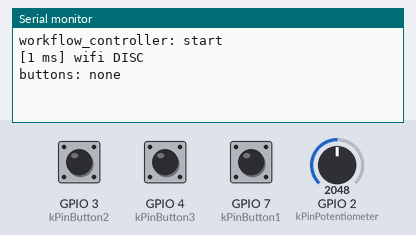
Recording of a sketch running on a simulated Seeed XIAO ESP32-C3. Shown: the last lines printed to the serial monitor. The inputs (shaded band) are chosen by the test bench; at power-on: GPIO 3 (kPinButton2) HIGH, GPIO 4 (kPinButton3) HIGH, GPIO 7 (kPinButton1) HIGH, GPIO 2 (kPinPotentiometer) = 2048 (analog values on the 0–4095 scale). Not simulated (calls return 0 or success): secrets.h.

Above: at 1.2 s.
1.3 s: GPIO 3 (kPinButton2) pulled LOW for 0.15 s
At 1.44 s:
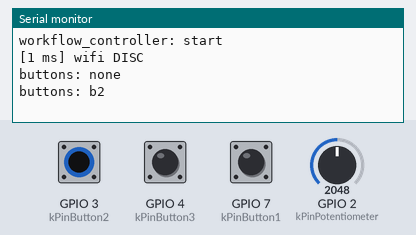
4.4 s: GPIO 4 (kPinButton3) pulled LOW for 0.15 s
At 5.2 s:
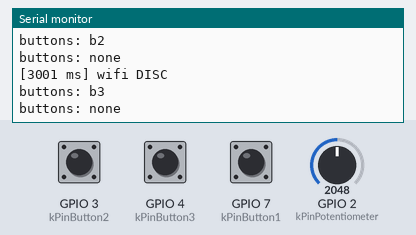
6.0 s: GPIO 7 (kPinButton1) pulled LOW for 0.15 s
At 7.3 s:
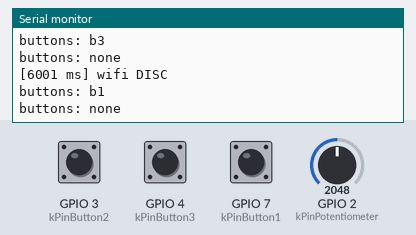
7.6 s: GPIO 3 (kPinButton2) pulled LOW for 3.2 s
At 9.9 s:
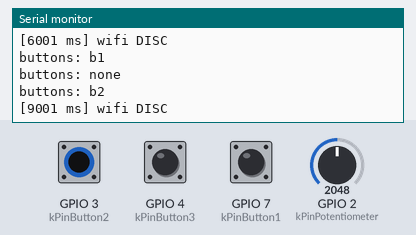
12.3 s: GPIO 4 (kPinButton3) pulled LOW for 1 s
At 14.7 s:
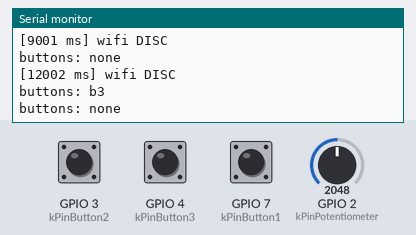
Timing chart, 0 to 15.8 s (numbered marks = the images above; inputs shaded):
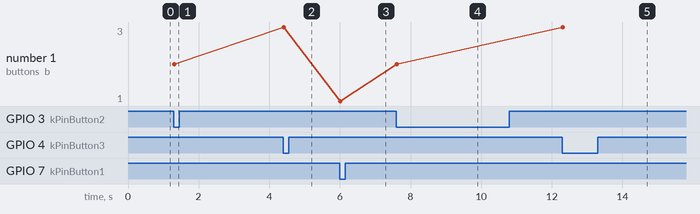

The sketch:

workflow_controller.ino
```cpp
/**
 * @file workflow_controller.ino
 * @brief AI Workflow Command Center — XIAO ESP32-C3 firmware (Arduino IDE sketch).
 *
 * Serial Monitor (115200): Wi-Fi status and button state. Optional LED: led_feedback.cpp.
 */

#include <Arduino.h>
#include <WiFi.h>

#include "config.h"
#include "inputs.h"
#include "led_feedback.h"
#include "reachability.h"
#include "wifi_sta.h"
#include "ws_transport.h"

LedFeedback g_led;

static bool g_reachability_ok = false;
static unsigned long g_last_reach_check_ms = 0;
static unsigned long g_last_serial_status_ms = 0;
static bool g_pot_adc_reconfigured_after_wifi = false;

static void waitForSerialBriefly() {
  const unsigned long start = millis();
  while (millis() - start < 3000) {
    if (Serial) {
      break;
    }
    delay(50);
  }
}

static void printStatusLine() {
  if (WiFi.status() == WL_CONNECTED) {
    String ip_str = WiFi.localIP().toString();
    Serial.printf("[%lu ms] wifi OK ip=%s\n", static_cast<unsigned long>(millis()),
                  ip_str.c_str());
  } else {
    Serial.printf("[%lu ms] wifi DISC\n", static_cast<unsigned long>(millis()));
  }
}

static void onChord(const char* chord) {
  const bool path_ok = (WiFi.status() == WL_CONNECTED) && g_reachability_ok &&
                       wsIsConnected();
  if (!path_ok) {
    g_led.requestFlashRed();
    return;
  }
  if (wsSendChord(chord)) {
    g_led.requestFlashGreen();
  } else {
    g_led.requestFlashRed();
  }
}

static void onPot(int value) {
  // Volume is local (Mac over LAN). Do not require internet reachability: campus/captive
  // Wi-Fi often breaks the HTTP 204 probe while WebSocket to the laptop still works.
  const bool path_ok = (WiFi.status() == WL_CONNECTED) && wsIsConnected();
  if (!path_ok) {
    return;
  }
  (void)wsSendPotentiometer(value);
}

void setup() {
  Serial.begin(115200);
  waitForSerialBriefly();
  Serial.println("workflow_controller: start");

  g_led.begin();
  inputsBegin();
  wifiStaBegin();
  wsTransportBegin();

  g_last_reach_check_ms = millis() - kReachabilityCheckIntervalMs;
  g_last_serial_status_ms = millis() - kSerialStatusIntervalMs;
}

void loop() {
  wifiStaLoop();
  wsTransportLoop();

  const bool wifi_ok = (WiFi.status() == WL_CONNECTED);
  if (wifi_ok) {
    if (!g_pot_adc_reconfigured_after_wifi) {
      inputsConfigurePotAdc();
      g_pot_adc_reconfigured_after_wifi = true;
    }
    const unsigned long now = millis();
    if (now - g_last_reach_check_ms >= kReachabilityCheckIntervalMs) {
      g_last_reach_check_ms = now;
      g_reachability_ok = checkInternetReachable204();
    }
  } else {
    g_reachability_ok = false;
    g_pot_adc_reconfigured_after_wifi = false;
  }

  const bool show_connecting_pulse = !wifi_ok || !g_reachability_ok;
  g_led.setConnectingPulse(show_connecting_pulse);

  if (kSerialStatusIntervalMs > 0) {
    const unsigned long now = millis();
    if (now - g_last_serial_status_ms >= kSerialStatusIntervalMs) {
      g_last_serial_status_ms = now;
      printStatusLine();
    }
  }

  inputsLoop(onChord, onPot);
  g_led.update();
}
```

inputs.cpp
```cpp
/**
 * @file inputs.cpp
 *
 * Button UX — “intent collection window” (human-friendly chords).
 * Pot: map raw ADC to 0..4095 for the host.
 */

#include "inputs.h"

#include <Arduino.h>

#include "config.h"

enum class IntentPhase : uint8_t { Idle, Collecting, Cooldown };

static IntentPhase g_phase = IntentPhase::Idle;
static unsigned long g_collect_start_ms = 0;
static uint8_t g_best_mask = 0;

static int g_last_sent_pot = -1;

static uint8_t g_candidate_mask = 0;
static unsigned long g_debounce_deadline_ms = 0;
static uint8_t g_stable_button_mask = 0;

static bool readButtonPressed(int pin) { return digitalRead(pin) == LOW; }

static uint8_t readRawButtonMask() {
  uint8_t mask = 0;
  if (readButtonPressed(kPinButton1)) {
    mask |= 1u;
  }
  if (readButtonPressed(kPinButton2)) {
    mask |= 2u;
  }
  if (readButtonPressed(kPinButton3)) {
    mask |= 4u;
  }
  return mask;
}

static uint8_t readDebouncedButtonMask() {
  const uint8_t raw = readRawButtonMask();
  const unsigned long now = millis();
  if (raw != g_candidate_mask) {
    g_candidate_mask = raw;
    g_debounce_deadline_ms = now + kButtonDebounceMs;
  }
  if (now >= g_debounce_deadline_ms) {
    g_stable_button_mask = g_candidate_mask;
  }
  return g_stable_button_mask;
}

static inline int buttonPopcount(uint8_t m) {
  return __builtin_popcount(static_cast<unsigned int>(m));
}

static void serialLogButtonsIfChanged(uint8_t mask) {
  static uint8_t s_last = 0xFF;
  if (mask == s_last) {
    return;
  }
  s_last = mask;
  if (mask == 0) {
    Serial.println("buttons: none");
    return;
  }
  Serial.print("buttons:");
  if ((mask & 1u) != 0) {
    Serial.print(" b1");
  }
  if ((mask & 2u) != 0) {
    Serial.print(" b2");
  }
  if ((mask & 4u) != 0) {
    Serial.print(" b3");
  }
  Serial.println();
}

static const char* maskToChord(uint8_t mask) {
  switch (mask) {
    case 1u:
      return "b1";
    case 2u:
      return "b2";
    case 4u:
      return "b3";
    case 3u:
      return "b1b2";
    case 6u:
      return "b2b3";
    default:
      return nullptr;
  }
}

static void emitChord(ChordHandler on_chord, uint8_t mask) {
  if (on_chord == nullptr) {
    return;
  }
  const char* chord = maskToChord(mask);
  if (chord != nullptr) {
    on_chord(chord);
  }
}

static void updateIntentFsm(ChordHandler on_chord) {
  const uint8_t mask = readDebouncedButtonMask();
  serialLogButtonsIfChanged(mask);

  switch (g_phase) {
    case IntentPhase::Idle: {
      if (mask != 0) {
        g_phase = IntentPhase::Collecting;
        g_collect_start_ms = millis();
        g_best_mask = mask;
      }
      break;
    }
    case IntentPhase::Collecting: {
      if (mask != 0) {
        if (buttonPopcount(mask) > buttonPopcount(g_best_mask)) {
          g_best_mask = mask;
        }
      }
      if (millis() - g_collect_start_ms >= kIntentCollectionMs) {
        emitChord(on_chord, g_best_mask);
        g_phase = IntentPhase::Cooldown;
      }
      break;
    }
    case IntentPhase::Cooldown: {
      if (mask == 0) {
        g_phase = IntentPhase::Idle;
      }
      break;
    }
  }
}

static int readPotRawAveraged() {
  const int n = kPotAnalogSampleCount;
  if (n <= 1) {
    return analogRead(kPinPotentiometer);
  }
  long sum = 0;
  for (int i = 0; i < n; ++i) {
    sum += analogRead(kPinPotentiometer);
  }
  return static_cast<int>((sum + n / 2) / n);
}

static int mapPotToHostRange(int sample) {
  const int lo = kPotAdcAtMin;
  const int hi = kPotAdcAtMax;
  if (hi <= lo) {
    return constrain(sample, 0, 4095);
  }
  long x = (static_cast<long>(sample - lo) * 4095L) / static_cast<long>(hi - lo);
  if (x < 0L) {
    x = 0L;
  }
  if (x > 4095L) {
    x = 4095L;
  }
  return static_cast<int>(x);
}

static void updatePotentiometer(PotHandler on_pot) {
  if (on_pot == nullptr) {
    return;
  }
  const int raw = readPotRawAveraged();
  const int mapped = mapPotToHostRange(raw);
  if (g_last_sent_pot < 0) {
    g_last_sent_pot = mapped;
    on_pot(mapped);
    return;
  }
  if (abs(mapped - g_last_sent_pot) >= kPotDeadband) {
    g_last_sent_pot = mapped;
    on_pot(mapped);
  }
}

void inputsConfigurePotAdc() {
  analogReadResolution(12);
#if defined(ARDUINO_ARCH_ESP32)
#if defined(ADC_ATTEN_DB_11)
  analogSetPinAttenuation(kPinPotentiometer, ADC_ATTEN_DB_11);
#elif defined(ADC_11db)
  analogSetPinAttenuation(kPinPotentiometer, ADC_11db);
#endif
  (void)analogRead(kPinPotentiometer);
#endif
}

void inputsBegin() {
  pinMode(kPinButton1, INPUT_PULLUP);
  pinMode(kPinButton2, INPUT_PULLUP);
  pinMode(kPinButton3, INPUT_PULLUP);
  pinMode(kPinPotentiometer, INPUT);
  inputsConfigurePotAdc();

  g_phase = IntentPhase::Idle;
  g_best_mask = 0;
  g_candidate_mask = readRawButtonMask();
  g_stable_button_mask = g_candidate_mask;
  g_debounce_deadline_ms = millis();
}

void inputsLoop(ChordHandler on_chord, PotHandler on_pot) {
  updateIntentFsm(on_chord);
  updatePotentiometer(on_pot);
}
```

inputs.h
```cpp
/**
 * @file inputs.h
 * @brief Buttons (chording) and potentiometer sampling.
 */
#pragma once

typedef void (*ChordHandler)(const char* chord);
typedef void (*PotHandler)(int adc_value);

void inputsBegin();
void inputsLoop(ChordHandler on_chord, PotHandler on_pot);

/** 12-bit resolution + full-scale 0–3.3 V range. Re-call after Wi-Fi starts (radio init can reset ADC). */
void inputsConfigurePotAdc();
```

led_feedback.cpp
```cpp
/**
 * @file led_feedback.cpp
 *
 * Enable at most one hardware backend by setting a macro to 1:
 * - WORKFLOW_HW_NEOPIXEL: WS2812 on kPinNeoPixel (not present on stock XIAO ESP32-C3).
 * - WORKFLOW_HW_DIGITAL_LED: single LED + resistor on kPinDigitalStatusLed (e.g. D10).
 * If both are 0, all LED calls are no-ops; use Serial in the sketch for status.
 */

#include "led_feedback.h"

#include <Arduino.h>
#include <math.h>

#include "config.h"

#ifndef WORKFLOW_HW_NEOPIXEL
#define WORKFLOW_HW_NEOPIXEL 0
#endif
#ifndef WORKFLOW_HW_DIGITAL_LED
#define WORKFLOW_HW_DIGITAL_LED 0
#endif

#if WORKFLOW_HW_NEOPIXEL
#include <Adafruit_NeoPixel.h>
static Adafruit_NeoPixel g_strip(kNeoPixelCount, kPinNeoPixel,
                                 NEO_GRB + NEO_KHZ800);
#endif

#if WORKFLOW_HW_NEOPIXEL
static void neoApplyRgb(uint8_t r, uint8_t g, uint8_t b) {
  g_strip.setPixelColor(0, r, g, b);
  g_strip.show();
}
#endif

void LedFeedback::begin() {
#if WORKFLOW_HW_NEOPIXEL
  g_strip.begin();
  g_strip.setBrightness(40);
  g_strip.show();
#elif WORKFLOW_HW_DIGITAL_LED
  pinMode(kPinDigitalStatusLed, OUTPUT);
  digitalWrite(kPinDigitalStatusLed, LOW);
#else
  // No status LED hardware; Serial only.
#endif
  initialized_ = true;
}

void LedFeedback::setConnectingPulse(bool enabled) { connecting_pulse_ = enabled; }

void LedFeedback::requestFlashGreen() {
  flash_green_until_ms_ = millis() + kFlashMsGreen;
  flash_red_until_ms_ = 0;
}

void LedFeedback::requestFlashRed() {
  flash_red_until_ms_ = millis() + kFlashMsRed;
  flash_green_until_ms_ = 0;
}

void LedFeedback::update() {
  if (!initialized_) {
    return;
  }

  const unsigned long now = millis();

#if WORKFLOW_HW_NEOPIXEL
  if (flash_green_until_ms_ != 0 && now < flash_green_until_ms_) {
    neoApplyRgb(0, 255, 0);
    return;
  }
  flash_green_until_ms_ = 0;

  if (flash_red_until_ms_ != 0 && now < flash_red_until_ms_) {
    neoApplyRgb(255, 0, 0);
    return;
  }
  flash_red_until_ms_ = 0;

  if (connecting_pulse_) {
    const float t =
        static_cast<float>(now % kPulsePeriodMs) / static_cast<float>(kPulsePeriodMs);
    const float phase = t * 2.0f * static_cast<float>(M_PI);
    const float s = (sinf(phase) + 1.0f) * 0.5f;
    const auto level = static_cast<uint8_t>(20 + s * 110);
    neoApplyRgb(0, 0, level);
    return;
  }

  neoApplyRgb(0, 0, 0);

#elif WORKFLOW_HW_DIGITAL_LED
  if (flash_green_until_ms_ != 0 && now < flash_green_until_ms_) {
    digitalWrite(kPinDigitalStatusLed, HIGH);
    return;
  }
  flash_green_until_ms_ = 0;

  if (flash_red_until_ms_ != 0 && now < flash_red_until_ms_) {
    digitalWrite(kPinDigitalStatusLed, HIGH);
    return;
  }
  flash_red_until_ms_ = 0;

  if (connecting_pulse_) {
    digitalWrite(kPinDigitalStatusLed, (now / 400) % 2 ? HIGH : LOW);
    return;
  }

  digitalWrite(kPinDigitalStatusLed, LOW);

#else
  (void)now;
  if (flash_green_until_ms_ != 0 && now >= flash_green_until_ms_) {
    flash_green_until_ms_ = 0;
  }
  if (flash_red_until_ms_ != 0 && now >= flash_red_until_ms_) {
    flash_red_until_ms_ = 0;
  }
#endif
}
```

led_feedback.h
```cpp
/**
 * @file led_feedback.h
 * @brief Connection / event feedback: NeoPixel (optional), digital LED (optional), or no-op.
 *
 * On stock XIAO ESP32-C3 there is no onboard WS2812; use Serial Monitor and/or set
 * WORKFLOW_HW_DIGITAL_LED in led_feedback.cpp if you wire an LED to D10.
 */
#pragma once

#include <stdint.h>

class LedFeedback {
 public:
  void begin();

  /**
   * @brief When true, show “still connecting” (NeoPixel blue pulse or digital blink).
   */
  void setConnectingPulse(bool enabled);

  void requestFlashGreen();
  void requestFlashRed();

  /** Call each loop iteration; non-blocking. */
  void update();

 private:
  static constexpr int kFlashMsGreen = 220;
  static constexpr int kFlashMsRed = 600;
  static constexpr int kPulsePeriodMs = 1800;

  bool connecting_pulse_ = true;
  unsigned long flash_green_until_ms_ = 0;
  unsigned long flash_red_until_ms_ = 0;
  bool initialized_ = false;
};
```

reachability.cpp
```cpp
/**
 * @file reachability.cpp
 */

#include "reachability.h"

#include <HTTPClient.h>

#include "config.h"

bool checkInternetReachable204() {
  HTTPClient http;
  http.setTimeout(8000);
  if (!http.begin(kReachabilityUrl)) {
    return false;
  }
  const int code = http.GET();
  http.end();
  return code == 204;
}
```

reachability.h
```cpp
/**
 * @file reachability.h
 * @brief HTTP reachability probe (expects HTTP 204).
 */
#pragma once

/**
 * @return true if GET to kReachabilityUrl returns HTTP 204.
 */
bool checkInternetReachable204();
```

wifi_sta.h
```cpp
/**
 * @file wifi_sta.h
 * @brief Wi-Fi station connect and maintenance for the ESP32-C3.
 */
#pragma once

void wifiStaBegin();
void wifiStaLoop();
```

ws_transport.cpp
```cpp
/**
 * @file ws_transport.cpp
 */

#include "ws_transport.h"

#include <WebSocketsClient.h>
#include <WiFi.h>
#include <cstdio>

#include "config.h"
#include "secrets.h"

static WebSocketsClient g_ws;
static bool g_ws_configured = false;
static unsigned long g_last_reconnect_attempt_ms = 0;

static void onWebSocketEvent(WStype_t type, uint8_t* payload, size_t length) {
  (void)payload;
  (void)length;
  switch (type) {
    case WStype_DISCONNECTED:
    case WStype_CONNECTED:
    case WStype_TEXT:
    case WStype_ERROR:
    default:
      break;
  }
}

void wsTransportBegin() {
  if (g_ws_configured) {
    return;
  }
  g_ws.onEvent(onWebSocketEvent);
  g_ws_configured = true;
}

void wsTransportLoop() {
  g_ws.loop();

  if (WiFi.status() != WL_CONNECTED) {
    return;
  }

  if (g_ws.isConnected()) {
    return;
  }

  const unsigned long now = millis();
  if (now - g_last_reconnect_attempt_ms < kWebSocketReconnectIntervalMs) {
    return;
  }
  g_last_reconnect_attempt_ms = now;
  g_ws.begin(secrets::WEBSOCKET_HOST, kWebSocketPort, kWebSocketPath);
}

bool wsIsConnected() { return g_ws.isConnected(); }

bool wsSendChord(const char* chord) {
  char payload[160];
  const int n =
      snprintf(payload, sizeof(payload),
               "{\"schema_version\":%d,\"type\":\"button_chord\",\"chord\":\"%s\"}",
               kSchemaVersion, chord);
  if (n <= 0 || static_cast<size_t>(n) >= sizeof(payload)) {
    return false;
  }
  return g_ws.sendTXT(payload);
}

bool wsSendPotentiometer(int value) {
  if (value < 0) {
    value = 0;
  }
  if (value > 4095) {
    value = 4095;
  }
  char payload[128];
  const int n = snprintf(payload, sizeof(payload),
                         "{\"schema_version\":%d,\"type\":\"potentiometer\","
                         "\"value\":%d}",
                         kSchemaVersion, value);
  if (n <= 0 || static_cast<size_t>(n) >= sizeof(payload)) {
    return false;
  }
  return g_ws.sendTXT(payload);
}
```

ws_transport.h
```cpp
/**
 * @file ws_transport.h
 * @brief WebSocket client to the macOS host.
 */
#pragma once

void wsTransportBegin();
void wsTransportLoop();

bool wsIsConnected();

bool wsSendChord(const char* chord);
bool wsSendPotentiometer(int value);
```

config.h
```cpp
/**
 * @file config.h
 * @brief Pinout and timing constants for the XIAO ESP32-C3 shortcuts station.
 *
 * Stock Seeed XIAO ESP32-C3 has no onboard WS2812 NeoPixel. The small red LED on
 * the board is typically a charge/power indicator, not a user RGB. See:
 * https://wiki.seeedstudio.com/XIAO_ESP32C3_Getting_Started
 *
 * Feedback options (pick one or none in led_feedback.cpp macros):
 * - NeoPixel: only if you wired WS2812 to kPinNeoPixel (or use a board that has one).
 * - Digital: LED + resistor on kPinDigitalStatusLed (Seeed blink tutorial uses D10).
 * - Neither: use Serial Monitor only (always available over USB).
 */
#pragma once

#include <Arduino.h>

// --- Hardware feedback (edit in led_feedback.cpp: WORKFLOW_HW_* ) ---
constexpr int kPinNeoPixel = 8;
constexpr int kNeoPixelCount = 1;

/** Seeed “blink” examples use D10 + external LED + resistor. */
constexpr int kPinDigitalStatusLed = D10;

// --- Pinout (Seeed XIAO ESP32-C3) ---
constexpr int kPinButton1 = D5;
constexpr int kPinButton2 = D1;
constexpr int kPinButton3 = D2;
constexpr int kPinPotentiometer = D0;

// --- Button / chord timing ---
/** How long the raw button mask must stay stable before it is trusted. */
constexpr unsigned long kButtonDebounceMs = 12;
/**
 * Intent collection window: time from first debounced press to firing the “best”
 * simultaneous mask (see inputs.cpp). Allows human chord timing (~30–70 ms skew).
 */
constexpr unsigned long kIntentCollectionMs = 60;
/** Potentiometer: mapped 0..4095 delta before another WebSocket send (smaller = finer volume steps). */
constexpr int kPotDeadband = 20;
/** Analog reads averaged per update (Wi‑Fi on ESP32 makes ADC noisy; reduces false 0 spikes). */
constexpr int kPotAnalogSampleCount = 12;
/**
 * Calibrate to your wiring: note analogRead() at full CCW (min volume) and full CW (max).
 * The firmware maps that range to 0..4095 for the host; macOS maps 0..4095 → 0–100%.
 * Example (3V3 pot on D0): ~20–80 at CCW, ~4050–4095 at CW — use your measured pair.
 */
constexpr int kPotAdcAtMin = 20;
constexpr int kPotAdcAtMax = 4095;
constexpr unsigned long kReachabilityCheckIntervalMs = 5000;
constexpr unsigned long kWiFiReconnectIntervalMs = 8000;
constexpr unsigned long kWebSocketReconnectIntervalMs = 2500;

// --- WebSocket (port/path are not secret; host is in secrets.h) ---
constexpr uint16_t kWebSocketPort = 8765;
constexpr char kWebSocketPath[] = "/";

// --- Reachability probe ---
constexpr char kReachabilityUrl[] =
    "http://connectivitycheck.gstatic.com/generate_204";

// --- Protocol ---
constexpr int kSchemaVersion = 1;

/** How often to print Wi-Fi status on Serial (0 = disable). */
constexpr unsigned long kSerialStatusIntervalMs = 3000;
```

Measured:
- after the input at 1.3 s, the serial monitor: prints a new line at once (image 1)
- after the input at 4.4 s, the serial monitor: prints a new line at once (image 2)
- after the input at 6.0 s, the serial monitor: prints a new line at once (image 3)
- after the input at 7.6 s, the serial monitor: prints a new line at once (image 4)
- after the input at 12.3 s, the serial monitor: prints a new line at once (image 5)
- plotted number 1: 2 → 3 after the input at 4.4 s, 3 → 1 after the input at 6.0 s, 1 → 2 after the input at 7.6 s, 2 → 3 after the input at 12.3 s
